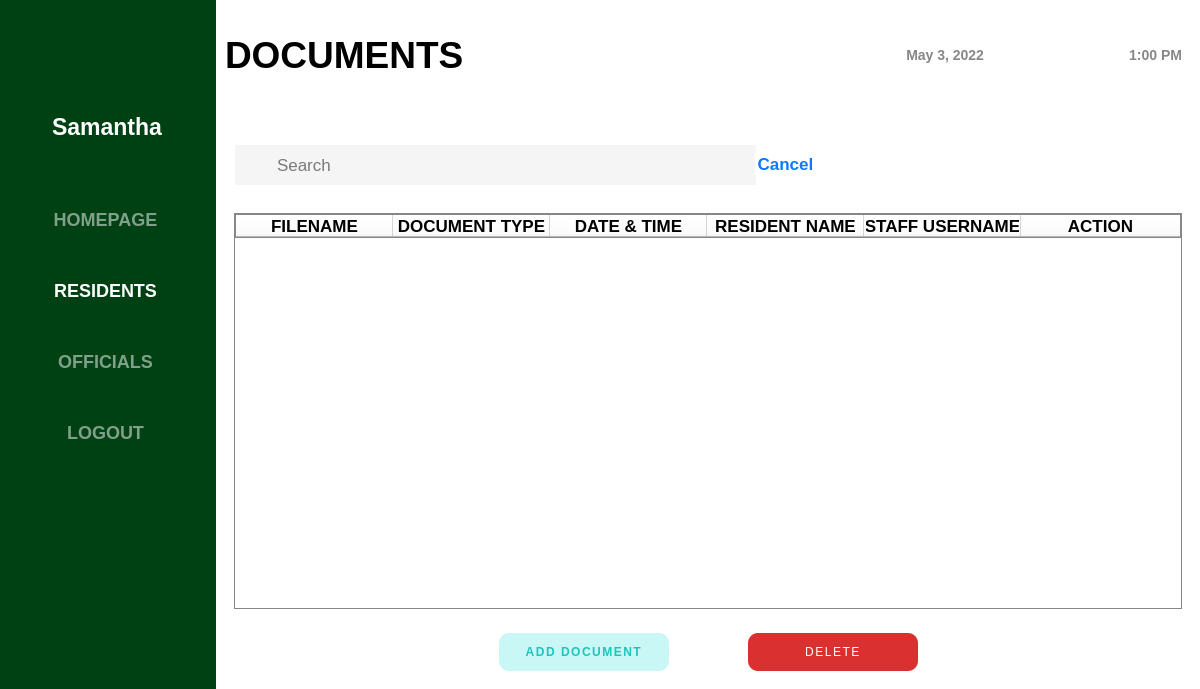
<?xml version="1.0" encoding="UTF-8"?>
<ui version="4.0">
 <class>LogIn</class>
 <widget class="QMainWindow" name="LogIn">
  <property name="geometry">
   <rect>
    <x>0</x>
    <y>0</y>
    <width>1200</width>
    <height>689</height>
   </rect>
  </property>
  <property name="minimumSize">
   <size>
    <width>1200</width>
    <height>650</height>
   </size>
  </property>
  <property name="maximumSize">
   <size>
    <width>16777215</width>
    <height>16777215</height>
   </size>
  </property>
  <property name="windowTitle">
   <string>MainWindow</string>
  </property>
  <property name="styleSheet">
   <string notr="true"/>
  </property>
  <widget class="QWidget" name="centralwidget">
   <property name="minimumSize">
    <size>
     <width>1200</width>
     <height>650</height>
    </size>
   </property>
   <property name="maximumSize">
    <size>
     <width>16777215</width>
     <height>16777215</height>
    </size>
   </property>
   <property name="styleSheet">
    <string notr="true">background-color: rgb(0, 65, 19);</string>
   </property>
   <layout class="QHBoxLayout" name="horizontalLayout">
    <property name="leftMargin">
     <number>0</number>
    </property>
    <property name="topMargin">
     <number>0</number>
    </property>
    <property name="rightMargin">
     <number>0</number>
    </property>
    <property name="bottomMargin">
     <number>0</number>
    </property>
    <item>
     <widget class="QFrame" name="menu_container">
      <property name="minimumSize">
       <size>
        <width>201</width>
        <height>650</height>
       </size>
      </property>
      <property name="maximumSize">
       <size>
        <width>210</width>
        <height>16777215</height>
       </size>
      </property>
      <property name="styleSheet">
       <string notr="true">border: none;</string>
      </property>
      <property name="frameShape">
       <enum>QFrame::StyledPanel</enum>
      </property>
      <property name="frameShadow">
       <enum>QFrame::Raised</enum>
      </property>
      <layout class="QVBoxLayout" name="verticalLayout">
       <item>
        <widget class="QFrame" name="frame_3">
         <property name="minimumSize">
          <size>
           <width>196</width>
           <height>151</height>
          </size>
         </property>
         <property name="maximumSize">
          <size>
           <width>16777215</width>
           <height>151</height>
          </size>
         </property>
         <property name="layoutDirection">
          <enum>Qt::LeftToRight</enum>
         </property>
         <property name="frameShape">
          <enum>QFrame::StyledPanel</enum>
         </property>
         <property name="frameShadow">
          <enum>QFrame::Raised</enum>
         </property>
         <layout class="QVBoxLayout" name="verticalLayout_2">
          <item>
           <widget class="QFrame" name="frame">
            <property name="minimumSize">
             <size>
              <width>0</width>
              <height>80</height>
             </size>
            </property>
            <property name="frameShape">
             <enum>QFrame::StyledPanel</enum>
            </property>
            <property name="frameShadow">
             <enum>QFrame::Raised</enum>
            </property>
            <layout class="QHBoxLayout" name="horizontalLayout_2">
             <item>
              <widget class="QLabel" name="staff_image">
               <property name="minimumSize">
                <size>
                 <width>60</width>
                 <height>60</height>
                </size>
               </property>
               <property name="maximumSize">
                <size>
                 <width>80</width>
                 <height>80</height>
                </size>
               </property>
               <property name="layoutDirection">
                <enum>Qt::LeftToRight</enum>
               </property>
               <property name="text">
                <string/>
               </property>
               <property name="pixmap">
                <pixmap>../images&amp;icon/user.png</pixmap>
               </property>
               <property name="scaledContents">
                <bool>true</bool>
               </property>
              </widget>
             </item>
            </layout>
           </widget>
          </item>
          <item>
           <widget class="QLabel" name="staff_username">
            <property name="font">
             <font>
              <pointsize>17</pointsize>
              <bold>true</bold>
             </font>
            </property>
            <property name="styleSheet">
             <string notr="true">color: white;</string>
            </property>
            <property name="text">
             <string>&lt;html&gt;&lt;head/&gt;&lt;body&gt;&lt;p align=&quot;center&quot;&gt;Samantha&lt;/p&gt;&lt;/body&gt;&lt;/html&gt;</string>
            </property>
           </widget>
          </item>
         </layout>
        </widget>
       </item>
       <item>
        <widget class="QFrame" name="frame_4">
         <property name="styleSheet">
          <string notr="true">QPushButton{
color: rgb(128, 160, 137);
font-size: 18px;
font-weight: bold;
text-align: center;
cursor: pointer;
}

QPushButton:hover{
color: white;
}</string>
         </property>
         <property name="frameShape">
          <enum>QFrame::StyledPanel</enum>
         </property>
         <property name="frameShadow">
          <enum>QFrame::Raised</enum>
         </property>
         <layout class="QVBoxLayout" name="verticalLayout_3">
          <property name="bottomMargin">
           <number>200</number>
          </property>
          <item>
           <widget class="QPushButton" name="homepage_button">
            <property name="minimumSize">
             <size>
              <width>175</width>
              <height>41</height>
             </size>
            </property>
            <property name="cursor">
             <cursorShape>PointingHandCursor</cursorShape>
            </property>
            <property name="styleSheet">
             <string notr="true"/>
            </property>
            <property name="text">
             <string>HOMEPAGE</string>
            </property>
           </widget>
          </item>
          <item>
           <widget class="QPushButton" name="resident_button">
            <property name="minimumSize">
             <size>
              <width>175</width>
              <height>41</height>
             </size>
            </property>
            <property name="cursor">
             <cursorShape>PointingHandCursor</cursorShape>
            </property>
            <property name="styleSheet">
             <string notr="true">color: white;</string>
            </property>
            <property name="text">
             <string>RESIDENTS</string>
            </property>
           </widget>
          </item>
          <item>
           <widget class="QPushButton" name="official_button">
            <property name="minimumSize">
             <size>
              <width>175</width>
              <height>41</height>
             </size>
            </property>
            <property name="cursor">
             <cursorShape>PointingHandCursor</cursorShape>
            </property>
            <property name="text">
             <string>OFFICIALS</string>
            </property>
           </widget>
          </item>
          <item>
           <widget class="QPushButton" name="logout_button">
            <property name="minimumSize">
             <size>
              <width>175</width>
              <height>41</height>
             </size>
            </property>
            <property name="cursor">
             <cursorShape>PointingHandCursor</cursorShape>
            </property>
            <property name="text">
             <string>LOGOUT</string>
            </property>
           </widget>
          </item>
         </layout>
        </widget>
       </item>
      </layout>
     </widget>
    </item>
    <item>
     <widget class="QFrame" name="frame_2">
      <property name="minimumSize">
       <size>
        <width>961</width>
        <height>650</height>
       </size>
      </property>
      <property name="maximumSize">
       <size>
        <width>16777215</width>
        <height>16777215</height>
       </size>
      </property>
      <property name="styleSheet">
       <string notr="true">border: 1px solid black;
background-color: rgb(255, 255, 255);
border: none;</string>
      </property>
      <property name="frameShape">
       <enum>QFrame::StyledPanel</enum>
      </property>
      <property name="frameShadow">
       <enum>QFrame::Raised</enum>
      </property>
      <layout class="QVBoxLayout" name="verticalLayout_4">
       <property name="spacing">
        <number>7</number>
       </property>
       <property name="leftMargin">
        <number>0</number>
       </property>
       <property name="topMargin">
        <number>0</number>
       </property>
       <property name="rightMargin">
        <number>0</number>
       </property>
       <property name="bottomMargin">
        <number>0</number>
       </property>
       <item>
        <widget class="QFrame" name="frame_5">
         <property name="minimumSize">
          <size>
           <width>951</width>
           <height>111</height>
          </size>
         </property>
         <property name="styleSheet">
          <string notr="true">border: none;</string>
         </property>
         <property name="frameShape">
          <enum>QFrame::StyledPanel</enum>
         </property>
         <property name="frameShadow">
          <enum>QFrame::Raised</enum>
         </property>
         <layout class="QHBoxLayout" name="horizontalLayout_3">
          <item>
           <widget class="QLabel" name="label_3">
            <property name="minimumSize">
             <size>
              <width>551</width>
              <height>91</height>
             </size>
            </property>
            <property name="font">
             <font>
              <pointsize>28</pointsize>
              <bold>true</bold>
             </font>
            </property>
            <property name="text">
             <string>&lt;html&gt;&lt;head/&gt;&lt;body&gt;&lt;p&gt;DOCUMENTS&lt;/p&gt;&lt;/body&gt;&lt;/html&gt;</string>
            </property>
           </widget>
          </item>
          <item>
           <widget class="QFrame" name="frame_8">
            <property name="styleSheet">
             <string notr="true">QLabel{
color: rgb(135, 135, 135);
font-weight: bold;
font-size: 14px;
}</string>
            </property>
            <property name="frameShape">
             <enum>QFrame::StyledPanel</enum>
            </property>
            <property name="frameShadow">
             <enum>QFrame::Raised</enum>
            </property>
            <layout class="QHBoxLayout" name="horizontalLayout_4">
             <item>
              <widget class="QLabel" name="header_date">
               <property name="text">
                <string>&lt;html&gt;&lt;head/&gt;&lt;body&gt;&lt;p align=&quot;right&quot;&gt;May 3, 2022&lt;/p&gt;&lt;/body&gt;&lt;/html&gt;</string>
               </property>
              </widget>
             </item>
             <item>
              <widget class="QLabel" name="header_time">
               <property name="text">
                <string>&lt;html&gt;&lt;head/&gt;&lt;body&gt;&lt;p align=&quot;right&quot;&gt;1:00 PM&lt;/p&gt;&lt;/body&gt;&lt;/html&gt;</string>
               </property>
              </widget>
             </item>
            </layout>
           </widget>
          </item>
         </layout>
        </widget>
       </item>
       <item>
        <widget class="QFrame" name="frame_6">
         <property name="minimumSize">
          <size>
           <width>936</width>
           <height>411</height>
          </size>
         </property>
         <property name="maximumSize">
          <size>
           <width>16777215</width>
           <height>16777215</height>
          </size>
         </property>
         <property name="styleSheet">
          <string notr="true">

QLineEdit{
background-color: white;
padding-left: 20px;
}
</string>
         </property>
         <property name="frameShape">
          <enum>QFrame::StyledPanel</enum>
         </property>
         <property name="frameShadow">
          <enum>QFrame::Raised</enum>
         </property>
         <layout class="QVBoxLayout" name="verticalLayout_5">
          <item>
           <widget class="QFrame" name="frame_11">
            <property name="minimumSize">
             <size>
              <width>120</width>
              <height>71</height>
             </size>
            </property>
            <property name="maximumSize">
             <size>
              <width>111111</width>
              <height>71</height>
             </size>
            </property>
            <property name="styleSheet">
             <string notr="true"/>
            </property>
            <property name="frameShape">
             <enum>QFrame::StyledPanel</enum>
            </property>
            <property name="frameShadow">
             <enum>QFrame::Raised</enum>
            </property>
            <widget class="QLineEdit" name="search_document">
             <property name="geometry">
              <rect>
               <x>10</x>
               <y>18</y>
               <width>521</width>
               <height>40</height>
              </rect>
             </property>
             <property name="minimumSize">
              <size>
               <width>0</width>
               <height>40</height>
              </size>
             </property>
             <property name="font">
              <font>
               <pointsize>13</pointsize>
              </font>
             </property>
             <property name="styleSheet">
              <string notr="true">padding-left: 40px;
background-color: rgb(245, 245, 245);</string>
             </property>
             <property name="placeholderText">
              <string>Search</string>
             </property>
            </widget>
            <widget class="QPushButton" name="cancel_button">
             <property name="geometry">
              <rect>
               <x>530</x>
               <y>26</y>
               <width>61</width>
               <height>22</height>
              </rect>
             </property>
             <property name="minimumSize">
              <size>
               <width>61</width>
               <height>22</height>
              </size>
             </property>
             <property name="maximumSize">
              <size>
               <width>61</width>
               <height>22</height>
              </size>
             </property>
             <property name="font">
              <font>
               <pointsize>13</pointsize>
               <bold>true</bold>
              </font>
             </property>
             <property name="cursor">
              <cursorShape>PointingHandCursor</cursorShape>
             </property>
             <property name="styleSheet">
              <string notr="true">color: rgb(10, 122, 255);
border: none;</string>
             </property>
             <property name="text">
              <string>Cancel</string>
             </property>
            </widget>
           </widget>
          </item>
          <item>
           <widget class="QFrame" name="frame_10">
            <property name="frameShape">
             <enum>QFrame::StyledPanel</enum>
            </property>
            <property name="frameShadow">
             <enum>QFrame::Raised</enum>
            </property>
            <layout class="QHBoxLayout" name="horizontalLayout_7">
             <item>
              <widget class="QTableWidget" name="document_table">
               <property name="maximumSize">
                <size>
                 <width>16777215</width>
                 <height>16777215</height>
                </size>
               </property>
               <property name="styleSheet">
                <string notr="true">border: 1px solid rgb(135, 135, 135);
border-radius: 0;</string>
               </property>
               <attribute name="horizontalHeaderCascadingSectionResizes">
                <bool>false</bool>
               </attribute>
               <attribute name="horizontalHeaderMinimumSectionSize">
                <number>0</number>
               </attribute>
               <attribute name="horizontalHeaderDefaultSectionSize">
                <number>157</number>
               </attribute>
               <attribute name="horizontalHeaderShowSortIndicator" stdset="0">
                <bool>false</bool>
               </attribute>
               <attribute name="horizontalHeaderStretchLastSection">
                <bool>true</bool>
               </attribute>
               <attribute name="verticalHeaderVisible">
                <bool>false</bool>
               </attribute>
               <attribute name="verticalHeaderStretchLastSection">
                <bool>false</bool>
               </attribute>
               <column>
                <property name="text">
                 <string>FILENAME</string>
                </property>
                <property name="font">
                 <font>
                  <pointsize>13</pointsize>
                  <bold>true</bold>
                 </font>
                </property>
               </column>
               <column>
                <property name="text">
                 <string>DOCUMENT TYPE</string>
                </property>
                <property name="font">
                 <font>
                  <pointsize>13</pointsize>
                  <bold>true</bold>
                 </font>
                </property>
               </column>
               <column>
                <property name="text">
                 <string>DATE &amp; TIME</string>
                </property>
                <property name="font">
                 <font>
                  <pointsize>13</pointsize>
                  <bold>true</bold>
                 </font>
                </property>
               </column>
               <column>
                <property name="text">
                 <string>RESIDENT NAME</string>
                </property>
                <property name="font">
                 <font>
                  <pointsize>13</pointsize>
                  <bold>true</bold>
                 </font>
                </property>
               </column>
               <column>
                <property name="text">
                 <string>STAFF USERNAME</string>
                </property>
                <property name="font">
                 <font>
                  <pointsize>13</pointsize>
                  <bold>true</bold>
                 </font>
                </property>
               </column>
               <column>
                <property name="text">
                 <string>ACTION</string>
                </property>
                <property name="font">
                 <font>
                  <pointsize>13</pointsize>
                  <bold>true</bold>
                 </font>
                </property>
               </column>
              </widget>
             </item>
            </layout>
           </widget>
          </item>
          <item>
           <widget class="QFrame" name="frame_7">
            <property name="layoutDirection">
             <enum>Qt::RightToLeft</enum>
            </property>
            <property name="styleSheet">
             <string notr="true">border: none;
background-color: transparent;</string>
            </property>
            <property name="frameShape">
             <enum>QFrame::StyledPanel</enum>
            </property>
            <property name="frameShadow">
             <enum>QFrame::Raised</enum>
            </property>
            <layout class="QHBoxLayout" name="horizontalLayout_5">
             <property name="leftMargin">
              <number>200</number>
             </property>
             <property name="rightMargin">
              <number>200</number>
             </property>
             <item>
              <widget class="QPushButton" name="delete_button">
               <property name="minimumSize">
                <size>
                 <width>170</width>
                 <height>38</height>
                </size>
               </property>
               <property name="maximumSize">
                <size>
                 <width>170</width>
                 <height>38</height>
                </size>
               </property>
               <property name="cursor">
                <cursorShape>PointingHandCursor</cursorShape>
               </property>
               <property name="styleSheet">
                <string notr="true">#delete_button{
border-radius: 10px;
color: white;
background-color: rgb(219, 48, 48);
color: white;
letter-spacing: 1.5px;
}

#delete_button:hover{
background-color: white;
border: 4px solid rgb(219, 48, 48);
color: rgb(219, 48, 48);
}</string>
               </property>
               <property name="text">
                <string>DELETE</string>
               </property>
              </widget>
             </item>
             <item>
              <widget class="QPushButton" name="add_document_button">
               <property name="minimumSize">
                <size>
                 <width>170</width>
                 <height>38</height>
                </size>
               </property>
               <property name="maximumSize">
                <size>
                 <width>170</width>
                 <height>38</height>
                </size>
               </property>
               <property name="cursor">
                <cursorShape>PointingHandCursor</cursorShape>
               </property>
               <property name="styleSheet">
                <string notr="true">#add_document_button{
background-color: rgb(201, 247, 245);
color: rgb(27, 197, 189);
border-radius: 10px;
letter-spacing: 1.5px;
font-weight: bold;
}

#add_document_button:hover{
background-color: white;
border: 4px solid rgb(201, 247, 245);
}</string>
               </property>
               <property name="text">
                <string>ADD DOCUMENT</string>
               </property>
              </widget>
             </item>
            </layout>
           </widget>
          </item>
         </layout>
        </widget>
       </item>
      </layout>
     </widget>
    </item>
   </layout>
  </widget>
 </widget>
 <resources/>
 <connections/>
</ui>
